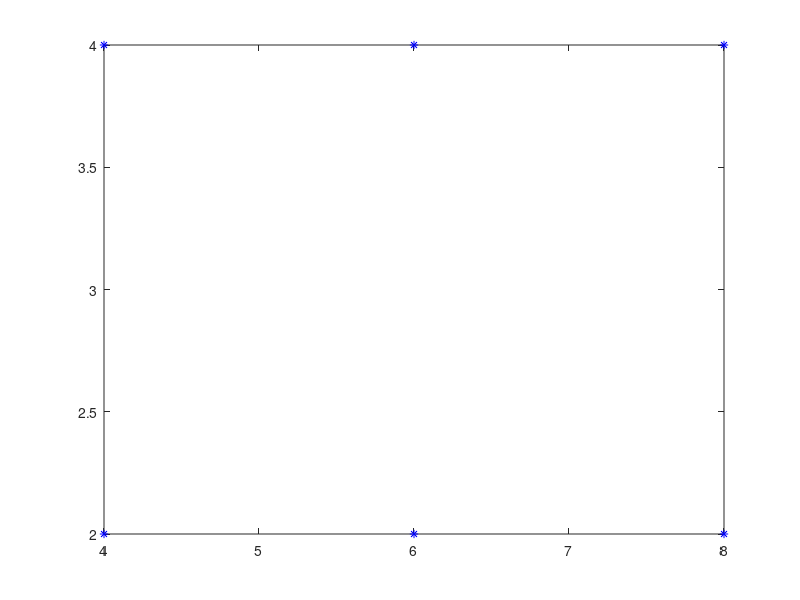

MATLAB code to generate this figure: (Note: this script raises an error after producing the figure.)
%% Configurations

gNbNums = 3; %number of GNBs
ueNums = gNbNums; %number of UEs
roomHeight = 2.5; %height of the factory in meter
carrierFrequency = 5.945; %in GHz 
bandwidth = 20e6;
ueHeight = 0.5; %height of user terminal in meter

seedNum = 1;
algorithmType = 'twister';

outputPath = '/home/inets/Desktop/A/ns-allinone-3.38/ns-3.38/freespacePL/Tim';

%% Set room layout

roomSizeVector = [10 10 roomHeight];

%% Set AP layout

gNbLayoutMatrix = zeros(gNbNums,3);

xVector = [4 6 8];
yVector = [4 4 4];
gNbHeight = 0.5;

gNbLayoutMatrix(:,1) = xVector(:);
gNbLayoutMatrix(:,2) = yVector(:);
gNbLayoutMatrix(:,3) = gNbHeight;

plot(gNbLayoutMatrix(:,1),gNbLayoutMatrix(:,2), 'b*');

%% Set Layout UEs

ueLayoutMatrix = zeros(ueNums,3);

xVector = [4 6 8];
yVector = [2 2 2];

ueLayoutMatrix(:,1) = xVector(:);
ueLayoutMatrix(:,2) = yVector(:);
ueLayoutMatrix(:,3) = ueHeight;

hold on
plot(ueLayoutMatrix(:,1),ueLayoutMatrix(:,2), 'b*');

%% Calculate Pathloss

[pathlossMatrixGnb,gNbNums,~] = calculatePathloss(gNbLayoutMatrix, gNbLayoutMatrix, carrierFrequency);
[pathlossMatrixGnbUe,gNbNums,ueNums] = calculatePathloss(gNbLayoutMatrix, ueLayoutMatrix, carrierFrequency);
[pathlossMatrixUe,ueNums,~] = calculatePathloss(ueLayoutMatrix, ueLayoutMatrix, carrierFrequency);

%% Output to Matrix
apIndex = randperm(gNbNums);
writematrix(apIndex,append(outputPath,'/apIndex.txt'),'Delimiter','space')

writematrix(gNbLayoutMatrix,append(outputPath,'/gNbLayoutMatrix.txt'),'Delimiter','space');
writematrix(pathlossMatrixGnb,append(outputPath,'/pathlossMatrixGnbGnb.txt'),'Delimiter','space');

writematrix(ueLayoutMatrix,append(outputPath,'/ueCoordinates.txt'),'Delimiter','space');
writematrix(pathlossMatrixGnbUe,append(outputPath,'/pathlossMatrixGnbUe.txt'),'Delimiter','space');
writematrix(pathlossMatrixUe,append(outputPath,'/pathlossMatrixUeUe.txt'),'Delimiter','space');
